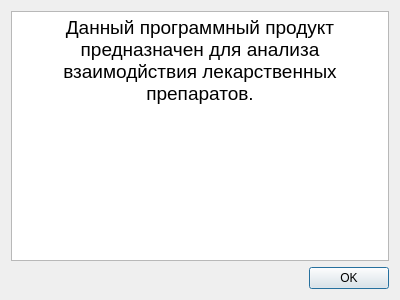
<?xml version="1.0" encoding="UTF-8"?>
<ui version="4.0">
 <class>Dialog</class>
 <widget class="QDialog" name="Dialog">
  <property name="geometry">
   <rect>
    <x>0</x>
    <y>0</y>
    <width>400</width>
    <height>300</height>
   </rect>
  </property>
  <property name="windowTitle">
   <string>Информация</string>
  </property>
  <layout class="QGridLayout" name="gridLayout">
   <item row="0" column="0">
    <layout class="QVBoxLayout" name="verticalLayout">
     <item>
      <widget class="QTextBrowser" name="textBrowser">
       <property name="enabled">
        <bool>true</bool>
       </property>
       <property name="html">
        <string>&lt;!DOCTYPE HTML PUBLIC &quot;-//W3C//DTD HTML 4.0//EN&quot; &quot;http://www.w3.org/TR/REC-html40/strict.dtd&quot;&gt;
&lt;html&gt;&lt;head&gt;&lt;meta name=&quot;qrichtext&quot; content=&quot;1&quot; /&gt;&lt;style type=&quot;text/css&quot;&gt;
p, li { white-space: pre-wrap; }
&lt;/style&gt;&lt;/head&gt;&lt;body style=&quot; font-family:'Ubuntu'; font-size:11pt; font-weight:400; font-style:normal;&quot;&gt;
&lt;p align=&quot;center&quot; style=&quot; margin-top:0px; margin-bottom:0px; margin-left:0px; margin-right:0px; -qt-block-indent:0; text-indent:0px;&quot;&gt;&lt;span style=&quot; font-size:14pt;&quot;&gt;Данный программный продукт предназначен для анализа взаимодйствия лекарственных препаратов.&lt;/span&gt;&lt;/p&gt;&lt;/body&gt;&lt;/html&gt;</string>
       </property>
      </widget>
     </item>
     <item>
      <widget class="QDialogButtonBox" name="buttonBox">
       <property name="standardButtons">
        <set>QDialogButtonBox::Ok</set>
       </property>
      </widget>
     </item>
    </layout>
   </item>
  </layout>
 </widget>
 <resources/>
 <connections/>
</ui>
